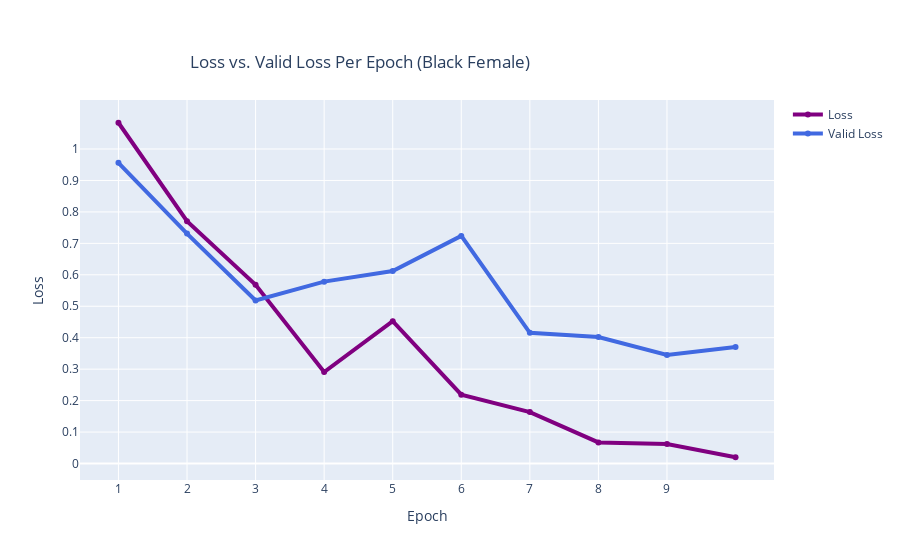

Source (notebook cell):
### Code cell
#Create plot for LOSS and VAL PER Epoch (Asian Male): final model run with using epoch of 10
# Define X and Y variable data
epoch = [1,2,3,4,5,6,7,8,9,10]
bfloss = [1.0835,0.7704,0.5681,0.2907, 0.4527, 0.2189, 0.1636, 0.0670, 0.0621, 0.0199]
bfValidLoss = [0.9562,0.7310,0.5183,0.5783,0.6118, 0.7236, 0.4156, 0.4024, 0.3454, 0.3704]


#####
fig = go.Figure()
# Create and style traces
fig.add_trace(go.Scatter(x=epoch, y=bfloss, name='Loss',
                         line=dict(color='purple', width=4)))
fig.add_trace(go.Scatter(x=epoch, y=bfValidLoss, name = 'Valid Loss',
                         line=dict(color='royalblue', width=4)))

# Edit the layout
fig.update_layout(title='Loss vs. Valid Loss Per Epoch (Black Female)',
                   xaxis_title='Epoch',
                   yaxis_title='Loss',
                  xaxis = dict(
                  tickmode = 'array',
                  tickvals = [0,1,2,3,4,5,6,7,8,9]),
                  yaxis = dict(
                  tickmode = 'array',
                  tickvals = [0,0.10,0.20,0.30,0.40,0.50,0.60,0.70,0.80,0.90,1]))
       

fig.update_layout(
    title={
        'text':'Loss vs. Valid Loss Per Epoch (Black Female)',
        'y':0.9,
        'x':0.4,
        'xanchor':'center',
        'yanchor':'top'
    })

fig.show()

### Figure 1 — Plotly figure (JSON) as saved in the notebook; plotly's stock layout.template omitted (floating-point values rounded to 4 significant figures)
{"data": [{"line": {"color": "purple", "width": 4}, "name": "Loss", "type": "scatter", "x": [1, 2, 3, 4, 5, 6, 7, 8, 9, 10], "y": [1.083, 0.7704, 0.5681, 0.2907, 0.4527, 0.2189, 0.1636, 0.067, 0.0621, 0.0199]}, {"line": {"color": "royalblue", "width": 4}, "name": "Valid Loss", "type": "scatter", "x": [1, 2, 3, 4, 5, 6, 7, 8, 9, 10], "y": [0.9562, 0.731, 0.5183, 0.5783, 0.6118, 0.7236, 0.4156, 0.4024, 0.3454, 0.3704]}], "layout": {"title": {"text": "Loss vs. Valid Loss Per Epoch (Black Female)", "x": 0.4, "xanchor": "center", "y": 0.9, "yanchor": "top"}, "xaxis": {"tickmode": "array", "tickvals": [0, 1, 2, 3, 4, 5, 6, 7, 8, 9], "title": {"text": "Epoch"}}, "yaxis": {"tickmode": "array", "tickvals": [0, 0.1, 0.2, 0.3, 0.4, 0.5, 0.6, 0.7, 0.8, 0.9, 1], "title": {"text": "Loss"}}}}
